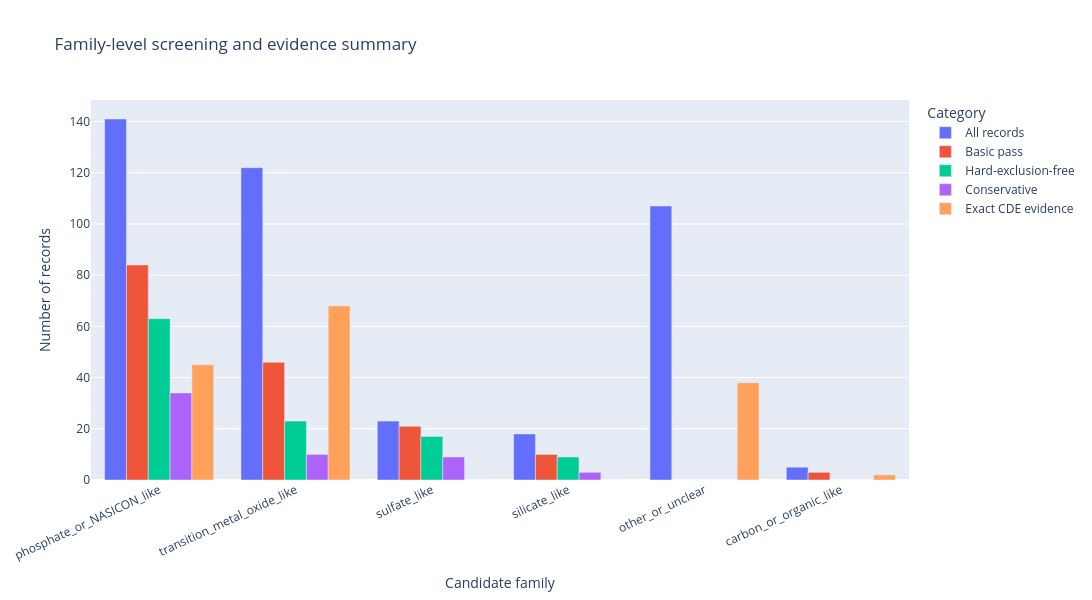
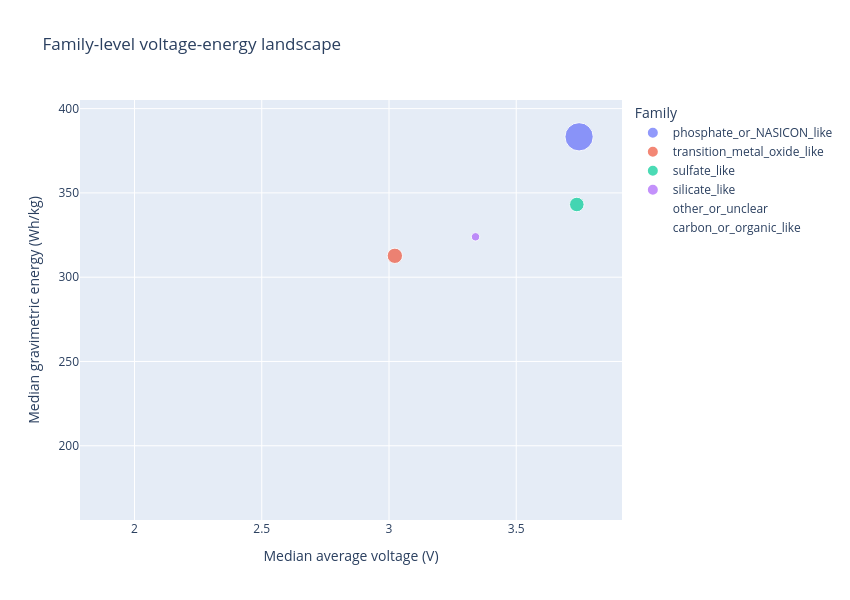

The notebook cell these images were saved under, in order:
### Markdown cell above
## Cell 8 — Family-level summary table and figures

### Code cell
df_family_table = df_family.copy()
df_family_table["basic_screening_rate_percent"] = (100 * df_family_table["n_basic_screening"] / df_family_table["n_records"]).round(2)
df_family_table["hard_exclusion_free_rate_percent"] = (100 * df_family_table["n_hard_exclusion_free"] / df_family_table["n_records"]).round(2)
df_family_table["conservative_rate_percent"] = (100 * df_family_table["n_conservative"] / df_family_table["n_records"]).round(2)
df_family_table["exact_cde_rate_percent"] = (100 * df_family_table["n_exact_cde"] / df_family_table["n_records"]).round(2)
df_family_table = round_existing(df_family_table, ["median_voltage", "median_capacity", "median_energy", "median_mp_score"], 3)

save_table(df_family_table, TABLE_DIR / "table_3_family_level_summary_manuscript.csv")
save_table(df_family_table, FIG_DATA_DIR / "figure_data_family_level_summary.csv")

df_family_long = df_family_table.melt(
    id_vars=["preliminary_family"],
    value_vars=["n_records", "n_basic_screening", "n_hard_exclusion_free", "n_conservative", "n_exact_cde"],
    var_name="category", value_name="count",
)
df_family_long["category"] = df_family_long["category"].replace({
    "n_records": "All records", "n_basic_screening": "Basic pass",
    "n_hard_exclusion_free": "Hard-exclusion-free", "n_conservative": "Conservative",
    "n_exact_cde": "Exact CDE evidence",
})
fig_family_counts = px.bar(df_family_long, x="preliminary_family", y="count", color="category", barmode="group", title="Family-level screening and evidence summary")
fig_family_counts.update_layout(width=1100, height=600, xaxis_title="Candidate family", yaxis_title="Number of records", legend_title="Category", xaxis_tickangle=-25)
family_counts_html_path = HTML_FIG_DIR / "figure_3a_family_level_counts.html"
fig_family_counts.write_html(family_counts_html_path)
print("Saved:", family_counts_html_path)

fig_family_energy = px.scatter(
    df_family_table, x="median_voltage", y="median_energy", size="n_conservative", color="preliminary_family",
    hover_data=["n_records", "n_basic_screening", "n_hard_exclusion_free", "n_conservative", "n_exact_cde", "median_capacity"],
    title="Family-level voltage-energy landscape",
)
fig_family_energy.update_layout(width=850, height=600, xaxis_title="Median average voltage (V)", yaxis_title="Median gravimetric energy (Wh/kg)", legend_title="Family")
family_energy_html_path = HTML_FIG_DIR / "figure_3b_family_voltage_energy_landscape.html"
fig_family_energy.write_html(family_energy_html_path)
print("Saved:", family_energy_html_path)

display(df_family_table)
fig_family_counts.show()
fig_family_energy.show()

### Figure 1 — Plotly figure (JSON) as saved in the notebook; plotly's stock layout.template omitted (floating-point values rounded to 4 significant figures)
{"data": [{"alignmentgroup": "True", "hovertemplate": "category=All records<br>preliminary_family=%{x}<br>count=%{y}<extra></extra>", "legendgroup": "All records", "marker": {"color": "#636efa", "pattern": {"shape": ""}}, "name": "All records", "offsetgroup": "All records", "orientation": "v", "showlegend": true, "textposition": "auto", "type": "bar", "x": ["phosphate_or_NASICON_like", "transition_metal_oxide_like", "sulfate_like", "silicate_like", "other_or_unclear", "carbon_or_organic_like"], "xaxis": "x", "y": [141, 122, 23, 18, 107, 5], "yaxis": "y"}, {"alignmentgroup": "True", "hovertemplate": "category=Basic pass<br>preliminary_family=%{x}<br>count=%{y}<extra></extra>", "legendgroup": "Basic pass", "marker": {"color": "#EF553B", "pattern": {"shape": ""}}, "name": "Basic pass", "offsetgroup": "Basic pass", "orientation": "v", "showlegend": true, "textposition": "auto", "type": "bar", "x": ["phosphate_or_NASICON_like", "transition_metal_oxide_like", "sulfate_like", "silicate_like", "other_or_unclear", "carbon_or_organic_like"], "xaxis": "x", "y": [84, 46, 21, 10, 0, 3], "yaxis": "y"}, {"alignmentgroup": "True", "hovertemplate": "category=Hard-exclusion-free<br>preliminary_family=%{x}<br>count=%{y}<extra></extra>", "legendgroup": "Hard-exclusion-free", "marker": {"color": "#00cc96", "pattern": {"shape": ""}}, "name": "Hard-exclusion-free", "offsetgroup": "Hard-exclusion-free", "orientation": "v", "showlegend": true, "textposition": "auto", "type": "bar", "x": ["phosphate_or_NASICON_like", "transition_metal_oxide_like", "sulfate_like", "silicate_like", "other_or_unclear", "carbon_or_organic_like"], "xaxis": "x", "y": [63, 23, 17, 9, 0, 0], "yaxis": "y"}, {"alignmentgroup": "True", "hovertemplate": "category=Conservative<br>preliminary_family=%{x}<br>count=%{y}<extra></extra>", "legendgroup": "Conservative", "marker": {"color": "#ab63fa", "pattern": {"shape": ""}}, "name": "Conservative", "offsetgroup": "Conservative", "orientation": "v", "showlegend": true, "textposition": "auto", "type": "bar", "x": ["phosphate_or_NASICON_like", "transition_metal_oxide_like", "sulfate_like", "silicate_like", "other_or_unclear", "carbon_or_organic_like"], "xaxis": "x", "y": [34, 10, 9, 3, 0, 0], "yaxis": "y"}, {"alignmentgroup": "True", "hovertemplate": "category=Exact CDE evidence<br>preliminary_family=%{x}<br>count=%{y}<extra></extra>", "legendgroup": "Exact CDE evidence", "marker": {"color": "#FFA15A", "pattern": {"shape": ""}}, "name": "Exact CDE evidence", "offsetgroup": "Exact CDE evidence", "orientation": "v", "showlegend": true, "textposition": "auto", "type": "bar", "x": ["phosphate_or_NASICON_like", "transition_metal_oxide_like", "sulfate_like", "silicate_like", "other_or_unclear", "carbon_or_organic_like"], "xaxis": "x", "y": [45, 68, 0, 0, 38, 2], "yaxis": "y"}], "layout": {"barmode": "group", "height": 600, "legend": {"title": {"text": "Category"}, "tracegroupgap": 0}, "title": {"text": "Family-level screening and evidence summary"}, "width": 1100, "xaxis": {"anchor": "y", "domain": [0, 1], "tickangle": -25, "title": {"text": "Candidate family"}}, "yaxis": {"anchor": "x", "domain": [0, 1], "title": {"text": "Number of records"}}}}

### Figure 2 — Plotly figure (JSON) as saved in the notebook; plotly's stock layout.template omitted (floating-point values rounded to 4 significant figures)
{"data": [{"customdata": [[141.0, 84.0, 63.0, 34.0, 45.0, 97.93]], "hovertemplate": "preliminary_family=phosphate_or_NASICON_like<br>median_voltage=%{x}<br>median_energy=%{y}<br>n_conservative=%{customdata[3]}<br>n_records=%{customdata[0]}<br>n_basic_screening=%{customdata[1]}<br>n_hard_exclusion_free=%{customdata[2]}<br>n_exact_cde=%{customdata[4]}<br>median_capacity=%{customdata[5]}<extra></extra>", "legendgroup": "phosphate_or_NASICON_like", "marker": {"color": "#636efa", "size": [34], "sizemode": "area", "sizeref": 0.085, "symbol": "circle"}, "mode": "markers", "name": "phosphate_or_NASICON_like", "orientation": "v", "showlegend": true, "type": "scatter", "x": [3.747], "xaxis": "x", "y": [383.3], "yaxis": "y"}, {"customdata": [[122.0, 46.0, 23.0, 10.0, 68.0, 113.7]], "hovertemplate": "preliminary_family=transition_metal_oxide_like<br>median_voltage=%{x}<br>median_energy=%{y}<br>n_conservative=%{customdata[3]}<br>n_records=%{customdata[0]}<br>n_basic_screening=%{customdata[1]}<br>n_hard_exclusion_free=%{customdata[2]}<br>n_exact_cde=%{customdata[4]}<br>median_capacity=%{customdata[5]}<extra></extra>", "legendgroup": "transition_metal_oxide_like", "marker": {"color": "#EF553B", "size": [10], "sizemode": "area", "sizeref": 0.085, "symbol": "circle"}, "mode": "markers", "name": "transition_metal_oxide_like", "orientation": "v", "showlegend": true, "type": "scatter", "x": [3.023], "xaxis": "x", "y": [312.7], "yaxis": "y"}, {"customdata": [[23.0, 21.0, 17.0, 9.0, 0.0, 102.7]], "hovertemplate": "preliminary_family=sulfate_like<br>median_voltage=%{x}<br>median_energy=%{y}<br>n_conservative=%{customdata[3]}<br>n_records=%{customdata[0]}<br>n_basic_screening=%{customdata[1]}<br>n_hard_exclusion_free=%{customdata[2]}<br>n_exact_cde=%{customdata[4]}<br>median_capacity=%{customdata[5]}<extra></extra>", "legendgroup": "sulfate_like", "marker": {"color": "#00cc96", "size": [9], "sizemode": "area", "sizeref": 0.085, "symbol": "circle"}, "mode": "markers", "name": "sulfate_like", "orientation": "v", "showlegend": true, "type": "scatter", "x": [3.738], "xaxis": "x", "y": [343.1], "yaxis": "y"}, {"customdata": [[18.0, 10.0, 9.0, 3.0, 0.0, 97.63]], "hovertemplate": "preliminary_family=silicate_like<br>median_voltage=%{x}<br>median_energy=%{y}<br>n_conservative=%{customdata[3]}<br>n_records=%{customdata[0]}<br>n_basic_screening=%{customdata[1]}<br>n_hard_exclusion_free=%{customdata[2]}<br>n_exact_cde=%{customdata[4]}<br>median_capacity=%{customdata[5]}<extra></extra>", "legendgroup": "silicate_like", "marker": {"color": "#ab63fa", "size": [3], "sizemode": "area", "sizeref": 0.085, "symbol": "circle"}, "mode": "markers", "name": "silicate_like", "orientation": "v", "showlegend": true, "type": "scatter", "x": [3.34], "xaxis": "x", "y": [324.0], "yaxis": "y"}, {"customdata": [[107.0, 0.0, 0.0, 0.0, 38.0, 107.9]], "hovertemplate": "preliminary_family=other_or_unclear<br>median_voltage=%{x}<br>median_energy=%{y}<br>n_conservative=%{customdata[3]}<br>n_records=%{customdata[0]}<br>n_basic_screening=%{customdata[1]}<br>n_hard_exclusion_free=%{customdata[2]}<br>n_exact_cde=%{customdata[4]}<br>median_capacity=%{customdata[5]}<extra></extra>", "legendgroup": "other_or_unclear", "marker": {"color": "#FFA15A", "size": [0], "sizemode": "area", "sizeref": 0.085, "symbol": "circle"}, "mode": "markers", "name": "other_or_unclear", "orientation": "v", "showlegend": true, "type": "scatter", "x": [1.904], "xaxis": "x", "y": [170.2], "yaxis": "y"}, {"customdata": [[5.0, 3.0, 0.0, 0.0, 2.0, 138.7]], "hovertemplate": "preliminary_family=carbon_or_organic_like<br>median_voltage=%{x}<br>median_energy=%{y}<br>n_conservative=%{customdata[3]}<br>n_records=%{customdata[0]}<br>n_basic_screening=%{customdata[1]}<br>n_hard_exclusion_free=%{customdata[2]}<br>n_exact_cde=%{customdata[4]}<br>median_capacity=%{customdata[5]}<extra></extra>", "legendgroup": "carbon_or_organic_like", "marker": {"color": "#19d3f3", "size": [0], "sizemode": "area", "sizeref": 0.085, "symbol": "circle"}, "mode": "markers", "name": "carbon_or_organic_like", "orientation": "v", "showlegend": true, "type": "scatter", "x": [2.61], "xaxis": "x", "y": [293.4], "yaxis": "y"}], "layout": {"height": 600, "legend": {"itemsizing": "constant", "title": {"text": "Family"}, "tracegroupgap": 0}, "title": {"text": "Family-level voltage-energy landscape"}, "width": 850, "xaxis": {"anchor": "y", "domain": [0, 1], "title": {"text": "Median average voltage (V)"}}, "yaxis": {"anchor": "x", "domain": [0, 1], "title": {"text": "Median gravimetric energy (Wh/kg)"}}}}
